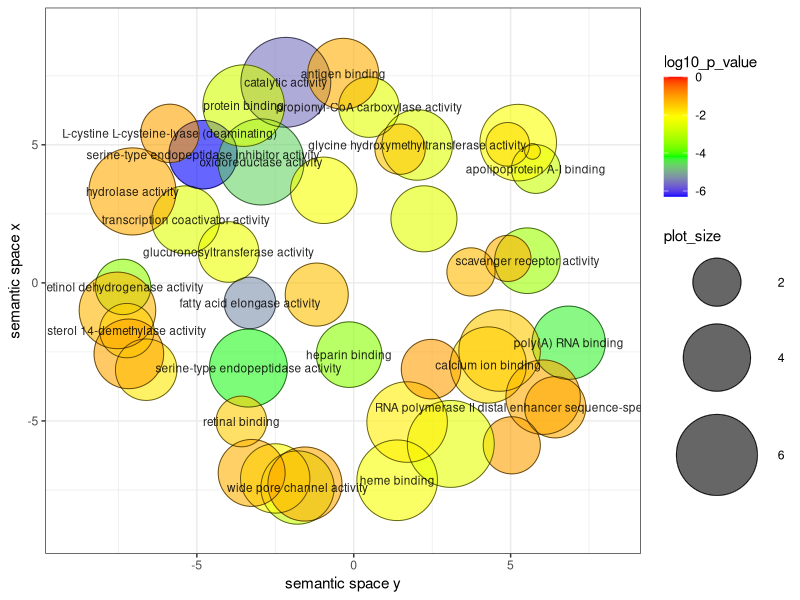

Generate this figure with R:


# A plotting R script produced by the REVIGO server at http://revigo.irb.hr/
# If you found REVIGO useful in your work, please cite the following reference:
# Supek F et al. "REVIGO summarizes and visualizes long lists of Gene Ontology
# terms" PLoS ONE 2011. doi:10.1371/journal.pone.0021800


# --------------------------------------------------------------------------
# If you don't have the ggplot2 package installed, uncomment the following line:
# install.packages( "ggplot2" );
library( ggplot2 );
# --------------------------------------------------------------------------
# If you don't have the scales package installed, uncomment the following line:
# install.packages( "scales" );
library( scales );


# --------------------------------------------------------------------------
# Here is your data from REVIGO. Scroll down for plot configuration options.

revigo.names <- c("term_ID","description","frequency_%","plot_X","plot_Y","plot_size","log10_p_value","uniqueness","dispensability");
revigo.data <- rbind(c("GO:0003713","transcription coactivator activity", 0.025,-5.357, 2.283, 4.077,-2.5178,0.957,0.000),
c("GO:0003824","catalytic activity",69.295,-2.164, 7.263, 7.516,-5.5436,0.992,0.000),
c("GO:0004867","serine-type endopeptidase inhibitor activity", 0.030,-4.802, 4.641, 4.155,-6.2950,0.939,0.000),
c("GO:0005044","scavenger receptor activity", 0.013, 5.534, 0.802, 3.782,-3.3161,0.958,0.000),
c("GO:0009922","fatty acid elongase activity", 0.000,-3.308,-0.725, 2.292,-5.2865,0.956,0.000),
c("GO:0022829","wide pore channel activity", 0.137,-1.791,-7.411, 4.811,-2.8184,0.949,0.000),
c("GO:0044822","poly(A) RNA binding", 0.135, 6.850,-2.167, 4.806,-4.3143,0.924,0.000),
c("GO:0004252","serine-type endopeptidase activity", 0.675,-3.356,-3.085, 5.504,-4.2411,0.911,0.013),
c("GO:0004745","retinol dehydrogenase activity", 0.001,-7.351,-0.147, 2.648,-3.4724,0.923,0.014),
c("GO:0044540","L-cystine L-cysteine-lyase (deaminating)", 0.002,-5.860, 5.414, 2.951,-1.0746,0.967,0.014),
c("GO:0004658","propionyl-CoA carboxylase activity", 0.003, 0.485, 6.364, 3.181,-2.5034,0.913,0.015),
c("GO:0034186","apolipoprotein A-I binding", 0.000, 5.804, 4.122, 2.049,-2.8184,0.827,0.027),
c("GO:0016918","retinal binding", 0.000,-3.580,-5.019, 2.212,-1.5157,0.887,0.027),
c("GO:0016491","oxidoreductase activity",14.657,-2.954, 4.380, 6.841,-4.6289,0.962,0.033),
c("GO:0008201","heparin binding", 0.013,-0.147,-2.599, 3.777,-3.5129,0.923,0.033),
c("GO:0003823","antigen binding", 0.064,-0.336, 7.570, 4.484,-1.1826,0.945,0.037),
c("GO:0005515","protein binding", 2.482,-3.507, 6.418, 6.070,-2.7018,0.936,0.051),
c("GO:0016787","hydrolase activity",21.764,-7.053, 3.311, 7.013,-1.1378,0.963,0.065),
c("GO:0020037","heme binding", 1.765, 1.384,-7.148, 5.922,-2.1936,0.928,0.093),
c("GO:0005509","calcium ion binding", 0.365, 4.288,-2.974, 5.237,-1.7414,0.926,0.101),
c("GO:0004372","glycine hydroxymethyltransferase activity", 0.056, 2.024, 4.994, 4.425,-2.5173,0.946,0.118),
c("GO:0015020","glucuronosyltransferase activity", 0.003,-3.989, 1.118, 3.188,-2.3422,0.933,0.132),
c("GO:0008398","sterol 14-demethylase activity", 0.001,-7.230,-1.729, 2.547,-2.0241,0.940,0.140),
c("GO:0000980","RNA polymerase II distal enhancer sequence-specific DNA binding", 0.004, 6.420,-4.505, 3.267,-1.1826,0.934,0.143),
c("GO:0004833","tryptophan 2,3-dioxygenase activity", 0.004,-6.614,-3.144, 3.293,-1.8332,0.937,0.151),
c("GO:0008301","DNA binding, bending", 0.001, 5.037,-5.882, 2.822,-1.0321,0.936,0.159),
c("GO:0030429","kynureninase activity", 0.006,-1.179,-0.424, 3.474,-1.3815,0.947,0.163),
c("GO:0008892","guanine deaminase activity", 0.015, 2.238, 2.320, 3.838,-2.5034,0.932,0.172),
c("GO:0000166","nucleotide binding",20.353, 3.093,-5.832, 6.983,-2.4147,0.902,0.175),
c("GO:0030170","pyridoxal phosphate binding", 1.703, 1.702,-5.040, 5.906,-1.9115,0.909,0.189),
c("GO:0003690","double-stranded DNA binding", 0.200, 6.036,-4.139, 4.977,-1.1381,0.924,0.207),
c("GO:0051213","dioxygenase activity", 0.413,-7.530,-0.997, 5.291,-1.2542,0.925,0.210),
c("GO:0000994","RNA polymerase III core binding", 0.000, 5.697, 4.760, 0.699,-1.3096,0.833,0.246),
c("GO:0004029","aldehyde dehydrogenase (NAD) activity", 0.042,-7.167,-2.571, 4.302,-1.0907,0.932,0.247),
c("GO:0005344","oxygen transporter activity", 0.039,-2.503,-7.081, 4.266,-2.0602,0.949,0.258),
c("GO:0050692","DBD domain binding", 0.000, 4.908, 5.016, 1.663,-1.1389,0.826,0.269),
c("GO:0005548","phospholipid transporter activity", 0.019,-3.253,-6.882, 3.949,-1.2191,0.937,0.295),
c("GO:0003730","mRNA 3'-UTR binding", 0.003, 2.464,-3.124, 3.074,-1.0124,0.934,0.311),
c("GO:0004467","long-chain fatty acid-CoA ligase activity", 0.016,-0.955, 3.351, 3.887,-2.2213,0.892,0.328),
c("GO:0000234","phosphoethanolamine N-methyltransferase activity", 0.000, 1.478, 4.841, 2.179,-1.4318,0.951,0.331),
c("GO:0005506","iron ion binding", 2.467, 4.649,-2.450, 6.067,-1.4676,0.919,0.338),
c("GO:0034188","apolipoprotein A-I receptor activity", 0.000, 4.914, 0.886, 1.845,-1.2154,0.959,0.349),
c("GO:0015238","drug transmembrane transporter activity", 0.176,-1.555,-7.284, 4.921,-1.1160,0.949,0.353),
c("GO:0038181","bile acid receptor activity", 0.000, 3.737, 0.397, 2.004,-1.3096,0.959,0.355),
c("GO:0005102","receptor binding", 0.416, 5.242, 5.078, 5.293,-2.1597,0.758,0.391));

one.data <- data.frame(revigo.data);
names(one.data) <- revigo.names;
one.data <- one.data [(one.data$plot_X != "null" & one.data$plot_Y != "null"), ];
one.data$plot_X <- as.numeric( as.character(one.data$plot_X) );
one.data$plot_Y <- as.numeric( as.character(one.data$plot_Y) );
one.data$plot_size <- as.numeric( as.character(one.data$plot_size) );
one.data$log10_p_value <- as.numeric( as.character(one.data$log10_p_value) );
one.data$frequency <- as.numeric( as.character(one.data$frequency) );
one.data$uniqueness <- as.numeric( as.character(one.data$uniqueness) );
one.data$dispensability <- as.numeric( as.character(one.data$dispensability) );
#head(one.data);


# --------------------------------------------------------------------------
# Names of the axes, sizes of the numbers and letters, names of the columns,
# etc. can be changed below

p1 <- ggplot( data = one.data );
p1 <- p1 + geom_point( aes( plot_X, plot_Y, colour = log10_p_value, size = plot_size), alpha = I(0.6) ) + scale_size_area();
p1 <- p1 + scale_colour_gradientn( colours = c("blue", "green", "yellow", "red"), limits = c( min(one.data$log10_p_value), 0) );
p1 <- p1 + geom_point( aes(plot_X, plot_Y, size = plot_size), shape = 21, fill = "transparent", colour = I (alpha ("black", 0.6) )) + scale_size_area();
p1 <- p1 + scale_size( range=c(5, 30)) + theme_bw(); # + scale_fill_gradientn(colours = heat_hcl(7), limits = c(-300, 0) );
ex <- one.data [ one.data$dispensability < 0.15, ]; 
p1 <- p1 + geom_text( data = ex, aes(plot_X, plot_Y, label = description), colour = I(alpha("black", 0.85)), size = 3 );
p1 <- p1 + labs (y = "semantic space x", x = "semantic space y");
p1 <- p1 + theme(legend.key = element_blank()) ;
one.x_range = max(one.data$plot_X) - min(one.data$plot_X);
one.y_range = max(one.data$plot_Y) - min(one.data$plot_Y);
p1 <- p1 + xlim(min(one.data$plot_X)-one.x_range/10,max(one.data$plot_X)+one.x_range/10);
p1 <- p1 + ylim(min(one.data$plot_Y)-one.y_range/10,max(one.data$plot_Y)+one.y_range/10);



# --------------------------------------------------------------------------
# Output the plot to screen

p1;

# Uncomment the line below to also save the plot to a file.
# The file type depends on the extension (default=pdf).

# ggsave("C:/Users/path_to_your_file/revigo-plot.pdf");
